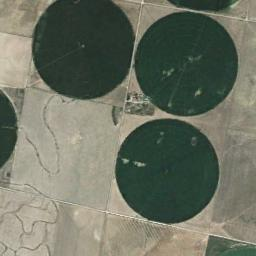
#> input picture DatasetDatmin/Agriculture/001.jpg, 256 x 256 px
$ python -i functions.py   (imports and definitions only)
#> lines starting #> are read from the running program, lines starting #| are printed output that depends on the picture
import numpy as np
from PIL import Image
import cv2
import matplotlib.pyplot as plt
from collections import Counter
import os
import streamlit as st
from PIL import Image, ImageOps, ImageDraw

# [28 lines left out: functions get_dominant_colors, plot_dominant_colors, not called in this run]

def preprocess_image(image: np.ndarray, image_size=(75, 75)) -> np.ndarray:
    """Memproses gambar."""
#> called with image_size = (75, 75)
    # Jika gambar memiliki 4 channel (misalnya, PNG dengan alpha channel), ubah ke RGB
    if image.shape[2] == 4:
        image = cv2.cvtColor(image, cv2.COLOR_RGBA2RGB)

    img = cv2.resize(image, image_size)
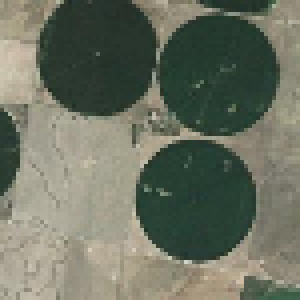
#> img: shape (75, 75, 3) (shown 4 times larger); mean R, G, B 108.4, 113.5, 98.3

    # Menghilangkan noise gambar
    img_denoised = cv2.GaussianBlur(img, (5, 5), 0)
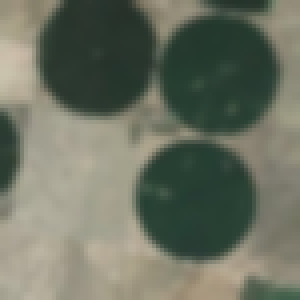
#> img_denoised: shape (75, 75, 3) (shown 4 times larger); mean R, G, B 108.4, 113.5, 98.3

    # Sharpening gambar
    kernel = np.array([[0, -1, 0], [-1, 5, -1], [0, -1, 0]])
    img_sharpened = cv2.filter2D(img_denoised, -1, kernel)
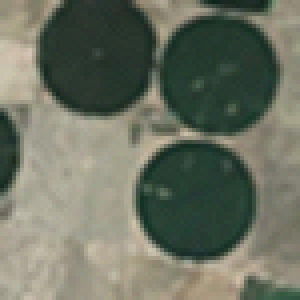
#> img_sharpened: shape (75, 75, 3) (shown 4 times larger); mean R, G, B 108.4, 113.5, 98.3

    return img_sharpened

# [43 lines left out: functions extract_texture_features, extract_features, initialize_centroids, not called in this run]

def euclidean_distance(point1, point2):
    """Menghitung jarak Euclidean antara dua titik."""
    return np.sqrt(np.sum((point1 - point2) ** 2))

# [115 lines left out: functions kmeans_manual, update_centroids, has_converged, visualize_clusters, segment_image, show_image_with_legend and 2 more, not called in this run]

>>> import cv2
>>> picture = cv2.cvtColor(cv2.imread('DatasetDatmin/Agriculture/001.jpg'), cv2.COLOR_BGR2RGB)
>>> result = preprocess_image(picture)

$ run again, on DatasetDatmin/Agriculture/002.jpg
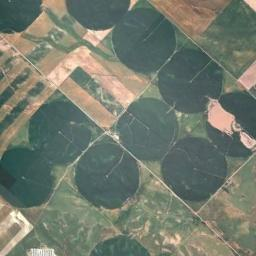
#> input picture DatasetDatmin/Agriculture/002.jpg, 256 x 256 px
#> in preprocess_image, `img_denoised = cv2.GaussianBlur(img, (5, 5), 0)`:
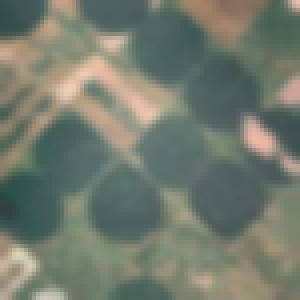
#> img_denoised: shape (75, 75, 3) (shown 4 times larger); mean R, G, B 115, 122.7, 109.3
#> in preprocess_image, `img_sharpened = cv2.filter2D(img_denoised, -1, kernel)`:
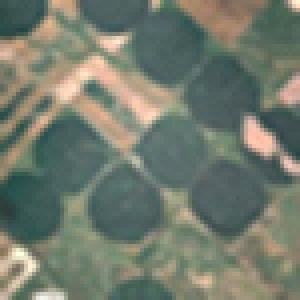
#> img_sharpened: shape (75, 75, 3) (shown 4 times larger); mean R, G, B 115.1, 122.7, 109.4

$ run again, on DatasetDatmin/Agriculture/003.jpg
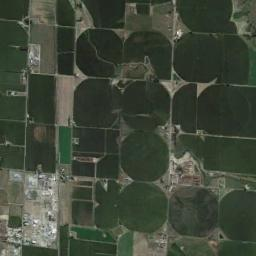
#> input picture DatasetDatmin/Agriculture/003.jpg, 256 x 256 px
#> in preprocess_image, `img = cv2.resize(image, image_size)`:
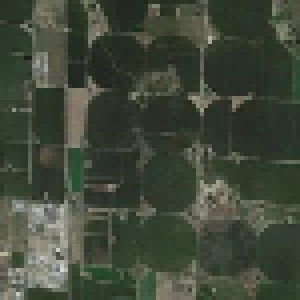
#> img: shape (75, 75, 3) (shown 4 times larger); mean R, G, B 64.6, 72.4, 57.8
#> in preprocess_image, `img_sharpened = cv2.filter2D(img_denoised, -1, kernel)`:
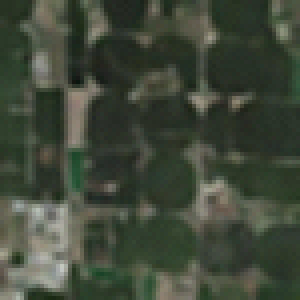
#> img_sharpened: shape (75, 75, 3) (shown 4 times larger); mean R, G, B 64.6, 72.4, 57.9
